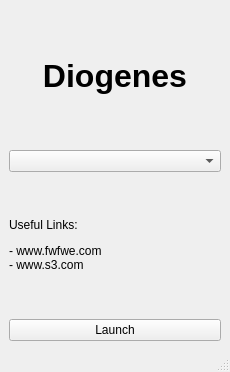
<?xml version="1.0" encoding="UTF-8"?>
<ui version="4.0">
 <class>MainWindow</class>
 <widget class="QMainWindow" name="MainWindow">
  <property name="geometry">
   <rect>
    <x>0</x>
    <y>0</y>
    <width>230</width>
    <height>372</height>
   </rect>
  </property>
  <property name="windowTitle">
   <string>MainWindow</string>
  </property>
  <widget class="QWidget" name="centralwidget">
   <layout class="QVBoxLayout" name="verticalLayout">
    <item>
     <widget class="QLabel" name="label">
      <property name="text">
       <string>&lt;html&gt;&lt;head/&gt;&lt;body&gt;&lt;p&gt;&lt;span style=&quot; font-size:24pt; font-weight:600;&quot;&gt;Diogenes&lt;/span&gt;&lt;/p&gt;&lt;/body&gt;&lt;/html&gt;</string>
      </property>
      <property name="textFormat">
       <enum>Qt::AutoText</enum>
      </property>
      <property name="scaledContents">
       <bool>false</bool>
      </property>
      <property name="alignment">
       <set>Qt::AlignCenter</set>
      </property>
     </widget>
    </item>
    <item>
     <widget class="QComboBox" name="InstanceTypeComboBox">
      <property name="currentText">
       <string/>
      </property>
      <property name="maxVisibleItems">
       <number>8</number>
      </property>
      <property name="frame">
       <bool>true</bool>
      </property>
     </widget>
    </item>
    <item>
     <widget class="QLabel" name="label_2">
      <property name="text">
       <string>&lt;html&gt;&lt;head/&gt;&lt;body&gt;&lt;p&gt;Useful Links: &lt;/p&gt;&lt;p&gt;- www.fwfwe.com&lt;br/&gt;- www.s3.com&lt;/p&gt;&lt;/body&gt;&lt;/html&gt;</string>
      </property>
     </widget>
    </item>
    <item>
     <widget class="QPushButton" name="RequestInstanceButton">
      <property name="text">
       <string>Launch</string>
      </property>
     </widget>
    </item>
   </layout>
  </widget>
  <widget class="QStatusBar" name="statusbar"/>
 </widget>
 <resources/>
 <connections/>
</ui>
